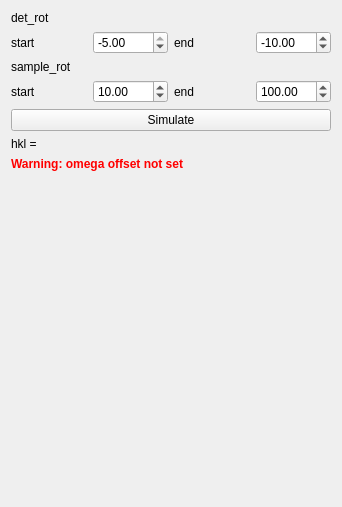
<?xml version="1.0" encoding="UTF-8"?>
<ui version="4.0">
 <class>sc_layout</class>
 <widget class="QWidget" name="sc_layout">
  <property name="geometry">
   <rect>
    <x>0</x>
    <y>0</y>
    <width>342</width>
    <height>507</height>
   </rect>
  </property>
  <property name="sizePolicy">
   <sizepolicy hsizetype="Expanding" vsizetype="Expanding">
    <horstretch>0</horstretch>
    <verstretch>0</verstretch>
   </sizepolicy>
  </property>
  <property name="windowTitle">
   <string>Form</string>
  </property>
  <layout class="QHBoxLayout" name="horizontalLayout">
   <item>
    <layout class="QGridLayout" name="gridLayout">
     <item row="0" column="0" colspan="2">
      <widget class="QLabel" name="l_sc_det_rot">
       <property name="text">
        <string>det_rot</string>
       </property>
      </widget>
     </item>
     <item row="1" column="1">
      <widget class="QDoubleSpinBox" name="dSB_sc_det_start">
       <property name="minimum">
        <double>-20.000000000000000</double>
       </property>
       <property name="maximum">
        <double>-5.000000000000000</double>
       </property>
      </widget>
     </item>
     <item row="7" column="1">
      <spacer name="verticalSpacer">
       <property name="orientation">
        <enum>Qt::Vertical</enum>
       </property>
       <property name="sizeHint" stdset="0">
        <size>
         <width>20</width>
         <height>40</height>
        </size>
       </property>
      </spacer>
     </item>
     <item row="2" column="0" colspan="3">
      <widget class="QLabel" name="l_sc_scample_rot">
       <property name="text">
        <string>sample_rot</string>
       </property>
      </widget>
     </item>
     <item row="3" column="1">
      <widget class="QDoubleSpinBox" name="dSB_sc_sam_start">
       <property name="minimum">
        <double>-360.000000000000000</double>
       </property>
       <property name="maximum">
        <double>360.000000000000000</double>
       </property>
       <property name="value">
        <double>10.000000000000000</double>
       </property>
      </widget>
     </item>
     <item row="3" column="0">
      <widget class="QLabel" name="l_sc_sam_start">
       <property name="text">
        <string>start</string>
       </property>
      </widget>
     </item>
     <item row="3" column="3">
      <widget class="QDoubleSpinBox" name="dSB_sc_sam_end">
       <property name="minimum">
        <double>-360.000000000000000</double>
       </property>
       <property name="maximum">
        <double>360.000000000000000</double>
       </property>
       <property name="value">
        <double>100.000000000000000</double>
       </property>
      </widget>
     </item>
     <item row="1" column="2">
      <widget class="QLabel" name="l_sc_det_end">
       <property name="text">
        <string>end</string>
       </property>
      </widget>
     </item>
     <item row="3" column="2">
      <widget class="QLabel" name="l_sc_sam_end">
       <property name="text">
        <string>end</string>
       </property>
      </widget>
     </item>
     <item row="1" column="0">
      <widget class="QLabel" name="l_sc_det_start">
       <property name="text">
        <string>start</string>
       </property>
      </widget>
     </item>
     <item row="1" column="3">
      <widget class="QDoubleSpinBox" name="dSB_sc_det_end">
       <property name="minimum">
        <double>-20.000000000000000</double>
       </property>
       <property name="maximum">
        <double>-5.000000000000000</double>
       </property>
       <property name="value">
        <double>-10.000000000000000</double>
       </property>
      </widget>
     </item>
     <item row="4" column="0" colspan="4">
      <widget class="QPushButton" name="pB_sc">
       <property name="text">
        <string>Simulate</string>
       </property>
      </widget>
     </item>
     <item row="5" column="0" colspan="4">
      <widget class="QLabel" name="l_show_hkl">
       <property name="text">
        <string>hkl =</string>
       </property>
      </widget>
     </item>
     <item row="6" column="0" colspan="4">
      <widget class="QLabel" name="l_warning_ooset">
       <property name="palette">
        <palette>
         <active>
          <colorrole role="WindowText">
           <brush brushstyle="SolidPattern">
            <color alpha="255">
             <red>255</red>
             <green>0</green>
             <blue>0</blue>
            </color>
           </brush>
          </colorrole>
         </active>
         <inactive>
          <colorrole role="WindowText">
           <brush brushstyle="SolidPattern">
            <color alpha="255">
             <red>255</red>
             <green>0</green>
             <blue>0</blue>
            </color>
           </brush>
          </colorrole>
         </inactive>
         <disabled>
          <colorrole role="WindowText">
           <brush brushstyle="SolidPattern">
            <color alpha="255">
             <red>159</red>
             <green>158</green>
             <blue>158</blue>
            </color>
           </brush>
          </colorrole>
         </disabled>
        </palette>
       </property>
       <property name="font">
        <font>
         <weight>75</weight>
         <bold>true</bold>
        </font>
       </property>
       <property name="text">
        <string>Warning: omega offset not set</string>
       </property>
      </widget>
     </item>
    </layout>
   </item>
   <item>
    <layout class="QVBoxLayout" name="sc_plot_layout"/>
   </item>
  </layout>
 </widget>
 <resources/>
 <connections/>
</ui>
